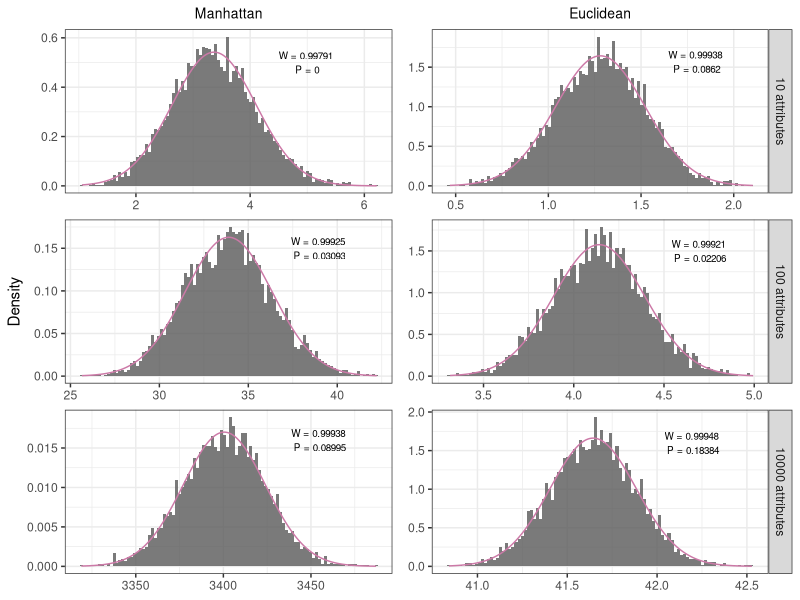

R code for this plot:
## ---- chunk 1
library(ggplot2)
library(dplyr)
## ---- chunk 2
set.seed(1618)
fig_path <- here::here('code/Figures/R/') 
# path to figures, used package `here`

m <- 100  # number of subjects
ps <- c(10, 100, 10000) # numbers of attributes
dist.list.manhattan <- list()
dist.list.euclidean <- list()
for(i in 1:length(ps)){
  print(i)
  p <- ps[i] 

# data matrix
sub.mat <- matrix(rep(0,length=m*p),nrow=m,ncol=p)
for(j in 1:m){
  sub.mat[j,] <- matrix(runif(p),nrow=1,ncol=p)
}

# find range for each attribute
maxs <- apply(sub.mat,2,max) # attribute maximums
mins <- apply(sub.mat,2,min) # attribute minimums
diffs <- maxs-mins           # attribute ranges
diffs.inv <- 1/diffs         # inverse of attribute ranges

# distance matrix
d.mat <- matrix(rep(0,length=m*m),nrow=m,ncol=m,byrow=TRUE)
d.mat2 <- matrix(rep(0,length=m*m),nrow=m,ncol=m,byrow=TRUE)
for(j in 1:m){
  for(k in j:m){
    d.mat2[j,k] <- sqrt(sum(((sub.mat[j,]-sub.mat[k,])^2)*diffs.inv^2))
    d.mat[j,k] <- sum(abs(sub.mat[j,]-sub.mat[k,])*diffs.inv)
    #d.mat[j,k] <- sum(abs(sub.mat[j,]-sub.mat[k,]))
    #d.mat2[j,k] <- sqrt(sum(((sub.mat[j,]-sub.mat[k,])^2)))
  }
}

tmp <- d.mat + t(d.mat)
d.mat <- tmp
dist.vec <- c(t(d.mat))
idx <- which(dist.vec == 0)
dist.vec <- dist.vec[-idx] # distance vector
dist.list.manhattan[[i]] <- 
  data.frame(distances = dist.vec, 
             p = paste(p, 'attributes'),
             type = 'Manhattan') %>%
  mutate(xnorm = seq(min(distances), max(distances), length.out = n()),
         ynorm = dnorm(xnorm, mean(distances), sd(distances)))

tmp <- d.mat2 + t(d.mat2)
d.mat2 <- tmp
dist.vec <- c(t(d.mat2))
idx <- which(dist.vec==0)
dist.vec <- dist.vec[-idx] # distance vector
dist.list.euclidean[[i]] <- 
  data.frame(distances = dist.vec, 
             p = paste(p, 'attributes'),
             type = 'Euclidean') %>%
  mutate(xnorm = seq(min(distances), max(distances), length.out = n()),
         ynorm = dnorm(xnorm, mean(distances), sd(distances)))
}

dist.man.df <- dist.list.manhattan %>%
  do.call(rbind, .) %>%
  data.frame()
dist.euc.df <- dist.list.euclidean %>%
  do.call(rbind, .) %>%
  data.frame()

get_shapiro <- function(x){
  norm_test <- sample(x$distances, 5000) %>%
    shapiro.test()
  paste('W =', 
        norm_test %>%
          with(statistic) %>%
          round(5), 
        '\nP =',
        norm_test %>%
          with(p.value) %>%
          round(5))
}
normalities <- data.frame(
  x = c(5, 39, 3455, 1.8, 4.7, 42.2),
  y = c(0.5, 0.15, 0.016, 1.57, 1.5, 1.6),
  w = c(dist.list.manhattan, dist.list.euclidean) %>% sapply(get_shapiro),
  type = rep(c('Manhattan', 'Euclidean'), each = 3),
  p = paste(rep(ps, 2), 'attributes'))
  
## ---- chunk 3
manhattan_plot <- ggplot(dist.man.df, aes(x = distances)) +
  geom_histogram(aes(y = ..density..), bins = 100, alpha = 0.8) +
  facet_wrap(vars(p), scales = 'free', nrow = 3) +
  geom_line(aes(x = xnorm, y = ynorm), color = '#cc79a7') +
  geom_text(normalities %>% filter(type == 'Manhattan'),
            mapping = aes(x = x, y = y, label = w) , size = 2.5) +
  theme_bw() +
  theme(strip.text = element_blank(),
        plot.title = element_text(size = 10, hjust = 0.5)) +
  labs(title = 'Manhattan', y = 'Density', x = NULL) 
# manhattan_plot
euclidean_plot <- ggplot(dist.euc.df, aes(x = distances)) +
  geom_histogram(aes(y = ..density..), bins = 100, alpha = 0.8) +
  geom_line(aes(x = xnorm, y = ynorm), color = '#cc79a7') +
  facet_wrap(vars(p), scales = 'free', nrow = 3, strip.position='right') +
  theme_bw() +
  geom_text(normalities %>% filter(type == 'Euclidean'),
            mapping = aes(x = x, y = y, label = w) , size = 2.5) +
  theme(plot.title = element_text(size = 10, hjust = 0.5)) +
  labs(y = NULL, title = 'Euclidean', x = NULL)
# euclidean_plot

my_plot <- cowplot::plot_grid(manhattan_plot, euclidean_plot)
# my_plot

my_plot %>%
  ggsave(height = 4, width = 5,
         filename = paste0(fig_path, 'central_limit_distances_uniform.pdf'))

# my_plot %>%
#   ggsave(height = 4, width = 5,
#          filename = paste0(fig_path, 'central_limit_distances_uniform.svg'))

